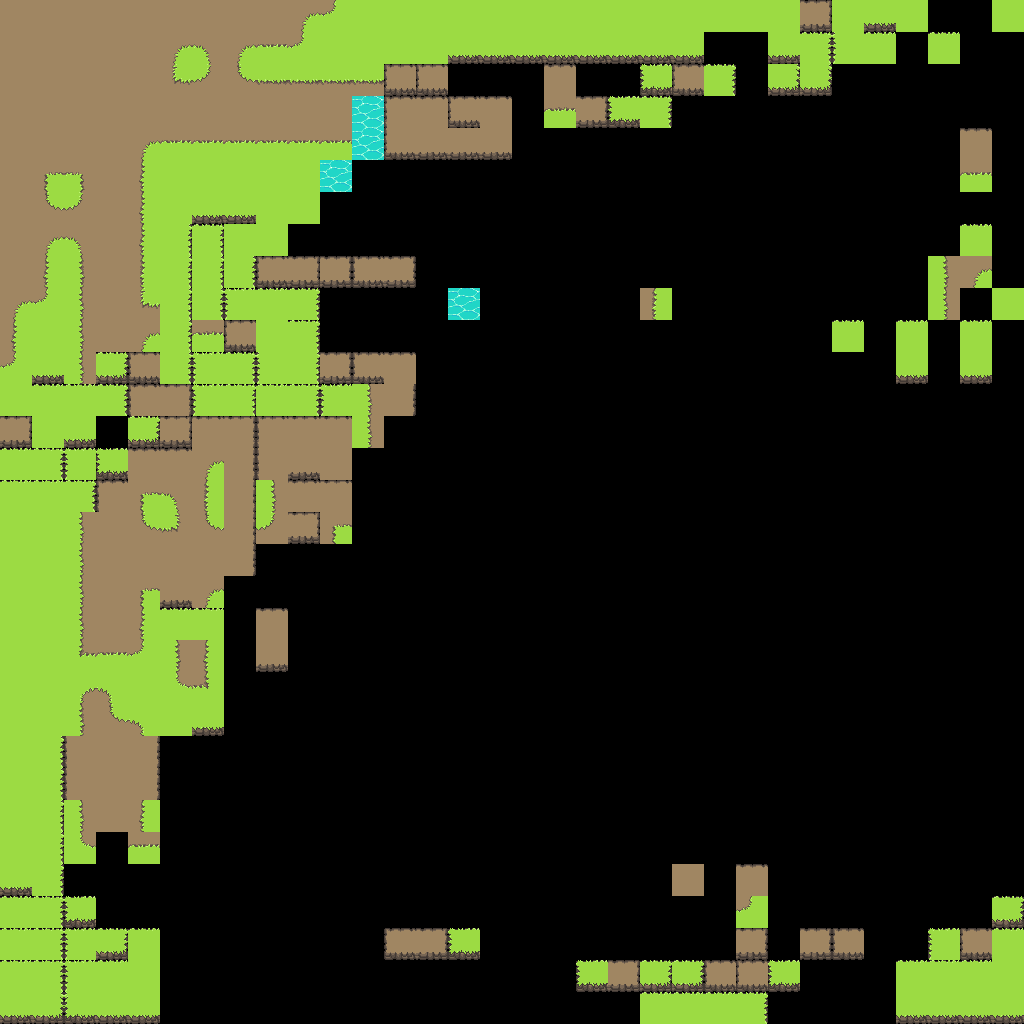

The image is a tile-based game level rendered from a .tmx file. Its description and complete source (layers, tilesets, objects, tile grids) follow:
An orthogonal 32x32 tile map with 32x32 px tiles, 2 tile layers (terrain, infra), 4 tilesets.

<map version="1.10" tiledversion="1.11.0" orientation="orthogonal" renderorder="right-down" width="32" height="32" tilewidth="32" tileheight="32" infinite="0" nextlayerid="4" nextobjectid="1">
 <tileset firstgid="1" source="tiles/terrain.tsx" />
 <tileset firstgid="161" source="tiles/water-demo.tsx" />
 <tileset firstgid="185" source="tiles/terrain-plus.tsx" />
 <tileset firstgid="305" source="tiles/fence.tsx" />
 <layer id="1" name="terrain" width="32" height="32">
  <data encoding="csv">
12,12,12,12,12,12,12,12,12,85,98,52,52,52,52,52,52,52,52,52,52,52,52,52,52,37,52,66,52,0,0,52,
12,12,12,12,12,85,86,85,22,98,52,52,52,52,66,66,66,66,66,66,66,66,0,0,66,47,55,46,0,46,0,0,
12,12,12,12,12,61,96,95,62,62,62,62,35,35,0,0,0,6,0,0,75,35,47,0,67,67,0,0,0,0,0,0,
12,12,12,12,12,12,12,12,12,12,12,227,5,6,35,6,0,42,37,75,47,0,0,0,0,0,0,0,0,0,0,0,
12,12,12,12,85,22,22,22,22,22,22,227,25,26,26,26,0,0,0,0,0,0,0,0,0,0,0,0,0,0,6,0,
12,41,43,12,51,52,52,52,52,52,227,0,0,0,0,0,0,0,0,0,0,0,0,0,0,0,0,0,0,0,22,0,
12,95,96,12,51,52,66,66,52,52,0,0,0,0,0,0,0,0,0,0,0,0,0,0,0,0,0,0,0,0,0,0,
12,85,86,12,51,57,47,52,52,0,0,0,0,0,0,0,0,0,0,0,0,0,0,0,0,0,0,0,0,0,46,0,
12,51,11,12,13,57,57,57,35,37,37,35,37,0,0,0,0,0,0,0,0,0,0,0,0,0,0,0,0,11,85,0,
85,98,53,12,61,57,57,45,46,47,0,0,0,0,227,0,0,0,0,0,13,0,0,0,0,0,0,0,0,53,0,52,
51,52,53,12,85,57,42,35,52,47,0,0,0,0,0,0,0,0,0,0,0,0,0,0,0,0,46,0,46,0,46,0,
98,66,53,77,35,57,45,47,55,57,37,35,6,0,0,0,0,0,0,0,0,0,0,0,0,0,0,0,66,0,66,0,
52,46,46,47,5,7,45,47,46,47,45,53,17,0,0,0,0,0,0,0,0,0,0,0,0,0,0,0,0,0,0,0,
37,52,66,0,77,37,6,7,5,6,6,53,0,0,0,0,0,0,0,0,0,0,0,0,0,0,0,0,0,0,0,0,
46,47,45,75,6,6,85,17,15,26,12,0,0,0,0,0,0,0,0,0,0,0,0,0,0,0,0,0,0,0,0,0,
46,46,47,5,41,86,13,17,53,6,6,0,0,0,0,0,0,0,0,0,0,0,0,0,0,0,0,0,0,0,0,0,
52,52,53,12,95,63,95,17,96,37,41,0,0,0,0,0,0,0,0,0,0,0,0,0,0,0,0,0,0,0,0,0,
52,52,53,12,12,12,12,17,0,0,0,0,0,0,0,0,0,0,0,0,0,0,0,0,0,0,0,0,0,0,0,0,
52,52,53,12,41,26,85,0,0,0,0,0,0,0,0,0,0,0,0,0,0,0,0,0,0,0,0,0,0,0,0,0,
52,52,53,12,51,46,46,0,6,0,0,0,0,0,0,0,0,0,0,0,0,0,0,0,0,0,0,0,0,0,0,0,
52,52,21,22,98,11,51,0,26,0,0,0,0,0,0,0,0,0,0,0,0,0,0,0,0,0,0,0,0,0,0,0,
52,52,87,88,52,97,23,0,0,0,0,0,0,0,0,0,0,0,0,0,0,0,0,0,0,0,0,0,0,0,0,0,
52,52,11,95,88,52,66,0,0,0,0,0,0,0,0,0,0,0,0,0,0,0,0,0,0,0,0,0,0,0,0,0,
52,57,15,12,17,0,0,0,0,0,0,0,0,0,0,0,0,0,0,0,0,0,0,0,0,0,0,0,0,0,0,0,
52,57,15,12,17,0,0,0,0,0,0,0,0,0,0,0,0,0,0,0,0,0,0,0,0,0,0,0,0,0,0,0,
52,57,53,12,51,0,0,0,0,0,0,0,0,0,0,0,0,0,0,0,0,0,0,0,0,0,0,0,0,0,0,0,
52,57,97,0,22,0,0,0,0,0,0,0,0,0,0,0,0,0,0,0,0,0,0,0,0,0,0,0,0,0,0,0,
66,57,0,0,0,0,0,0,0,0,0,0,0,0,0,0,0,0,0,0,0,12,0,6,0,0,0,0,0,0,0,0,
46,47,75,0,0,0,0,0,0,0,0,0,0,0,0,0,0,0,0,0,0,0,0,98,0,0,0,0,0,0,0,77,
46,47,45,77,46,0,0,0,0,0,0,0,35,37,75,0,0,0,0,0,0,0,0,37,0,37,35,0,0,45,35,46,
46,47,45,46,52,0,0,0,0,0,0,0,0,0,0,0,0,0,75,37,77,77,35,35,75,0,0,0,46,46,46,52,
66,67,65,66,66,0,0,0,0,0,0,0,0,0,0,0,0,0,0,0,46,46,46,47,0,0,0,0,66,66,66,66
</data>
 </layer>
 <layer id="3" name="infra" width="32" height="32">
  <data encoding="csv">
0,0,0,0,0,0,0,0,0,0,0,0,0,0,0,0,0,0,0,0,0,0,0,0,0,0,0,0,0,0,0,0,
0,0,0,0,0,0,0,0,0,0,0,0,0,0,0,0,0,0,0,0,0,0,0,0,0,0,0,0,0,0,0,0,
0,0,0,0,0,0,0,0,0,0,0,0,0,0,0,0,0,0,0,0,0,0,0,0,0,0,0,0,0,0,0,0,
0,0,0,0,0,0,0,0,0,0,0,0,0,0,0,0,0,0,0,0,0,0,0,0,0,0,0,0,0,0,0,0,
0,0,0,0,0,0,0,0,0,0,0,0,0,0,0,0,0,0,0,0,0,0,0,0,0,0,0,0,0,0,0,0,
0,0,0,0,0,0,0,0,0,0,0,0,0,0,0,0,0,0,0,0,0,0,0,0,0,0,0,0,0,0,0,0,
0,0,0,0,0,0,0,0,0,0,0,0,0,0,0,0,0,0,0,0,0,0,0,0,0,0,0,0,0,0,0,0,
0,0,0,0,0,0,0,0,0,0,0,0,0,0,0,0,0,0,0,0,0,0,0,0,0,0,0,0,0,0,0,0,
0,0,0,0,0,0,0,0,0,0,0,0,0,0,0,0,0,0,0,0,0,0,0,0,0,0,0,0,0,0,0,0,
0,0,0,0,0,0,0,0,0,0,0,0,0,0,0,0,0,0,0,0,0,0,0,0,0,0,0,0,0,0,0,0,
0,0,0,0,0,0,0,0,0,0,0,0,0,0,0,0,0,0,0,0,0,0,0,0,0,0,0,0,0,0,0,0,
0,0,0,0,0,0,0,0,0,0,0,0,0,0,0,0,0,0,0,0,0,0,0,0,0,0,0,0,0,0,0,0,
0,0,0,0,0,0,0,0,0,0,0,0,0,0,0,0,0,0,0,0,0,0,0,0,0,0,0,0,0,0,0,0,
0,0,0,0,0,0,0,0,0,0,0,0,0,0,0,0,0,0,0,0,0,0,0,0,0,0,0,0,0,0,0,0,
0,0,0,0,0,0,0,0,0,0,0,0,0,0,0,0,0,0,0,0,0,0,0,0,0,0,0,0,0,0,0,0,
0,0,0,0,0,0,0,0,0,0,0,0,0,0,0,0,0,0,0,0,0,0,0,0,0,0,0,0,0,0,0,0,
0,0,0,0,0,0,0,0,0,0,0,0,0,0,0,0,0,0,0,0,0,0,0,0,0,0,0,0,0,0,0,0,
0,0,0,0,0,0,0,0,0,0,0,0,0,0,0,0,0,0,0,0,0,0,0,0,0,0,0,0,0,0,0,0,
0,0,0,0,0,0,0,0,0,0,0,0,0,0,0,0,0,0,0,0,0,0,0,0,0,0,0,0,0,0,0,0,
0,0,0,0,0,0,0,0,0,0,0,0,0,0,0,0,0,0,0,0,0,0,0,0,0,0,0,0,0,0,0,0,
0,0,0,0,0,0,0,0,0,0,0,0,0,0,0,0,0,0,0,0,0,0,0,0,0,0,0,0,0,0,0,0,
0,0,0,0,0,0,0,0,0,0,0,0,0,0,0,0,0,0,0,0,0,0,0,0,0,0,0,0,0,0,0,0,
0,0,0,0,0,0,0,0,0,0,0,0,0,0,0,0,0,0,0,0,0,0,0,0,0,0,0,0,0,0,0,0,
0,0,0,0,0,0,0,0,0,0,0,0,0,0,0,0,0,0,0,0,0,0,0,0,0,0,0,0,0,0,0,0,
0,0,0,0,0,0,0,0,0,0,0,0,0,0,0,0,0,0,0,0,0,0,0,0,0,0,0,0,0,0,0,0,
0,0,0,0,0,0,0,0,0,0,0,0,0,0,0,0,0,0,0,0,0,0,0,0,0,0,0,0,0,0,0,0,
0,0,0,0,0,0,0,0,0,0,0,0,0,0,0,0,0,0,0,0,0,0,0,0,0,0,0,0,0,0,0,0,
0,0,0,0,0,0,0,0,0,0,0,0,0,0,0,0,0,0,0,0,0,0,0,0,0,0,0,0,0,0,0,0,
0,0,0,0,0,0,0,0,0,0,0,0,0,0,0,0,0,0,0,0,0,0,0,0,0,0,0,0,0,0,0,0,
0,0,0,0,0,0,0,0,0,0,0,0,0,0,0,0,0,0,0,0,0,0,0,0,0,0,0,0,0,0,0,0,
0,0,0,0,0,0,0,0,0,0,0,0,0,0,0,0,0,0,0,0,0,0,0,0,0,0,0,0,0,0,0,0,
0,0,0,0,0,0,0,0,0,0,0,0,0,0,0,0,0,0,0,0,0,0,0,0,0,0,0,0,0,0,0,0
</data>
 </layer>
</map>
